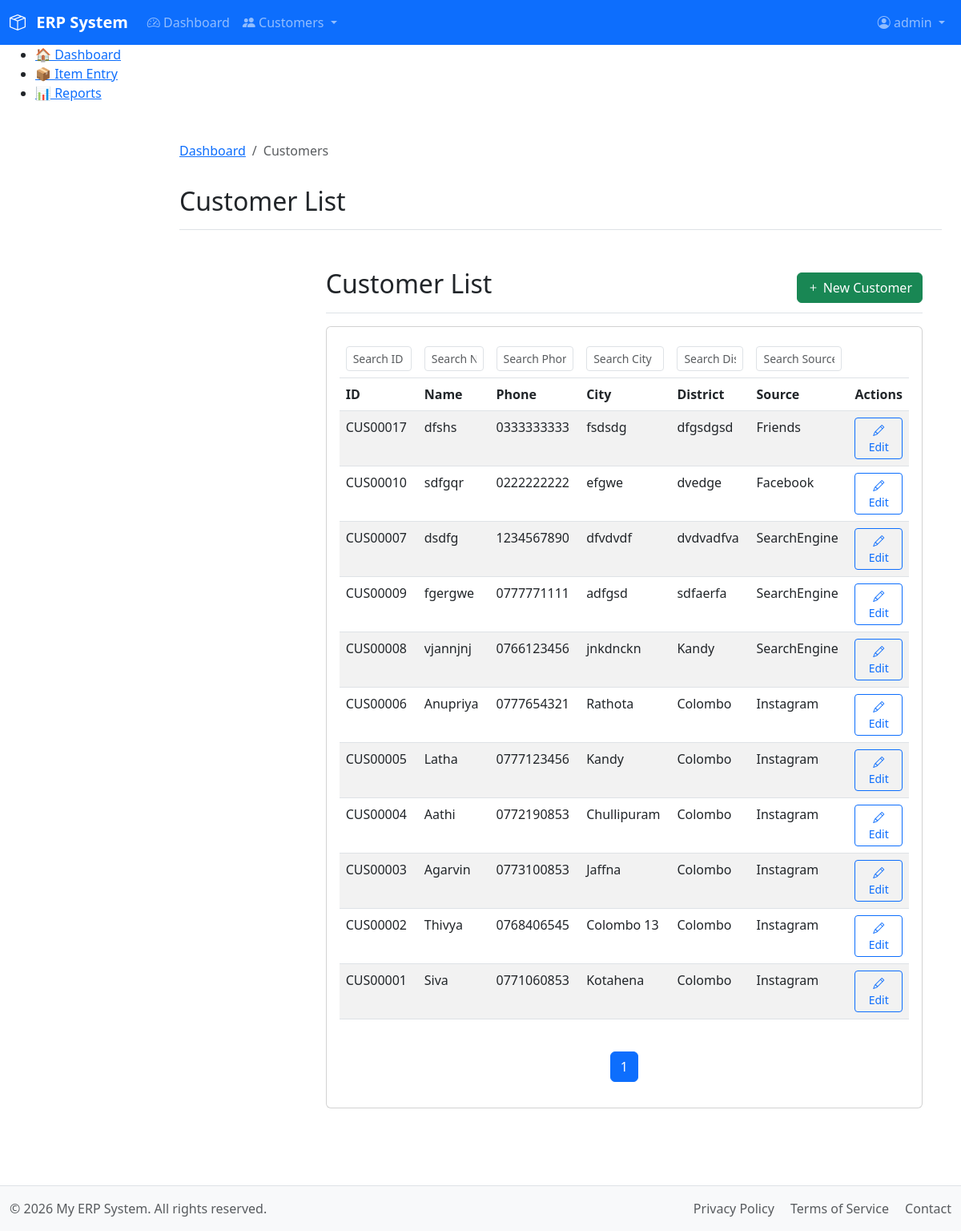
Page /modules/customer/list_customers.php (signed in) on the earlier database version.
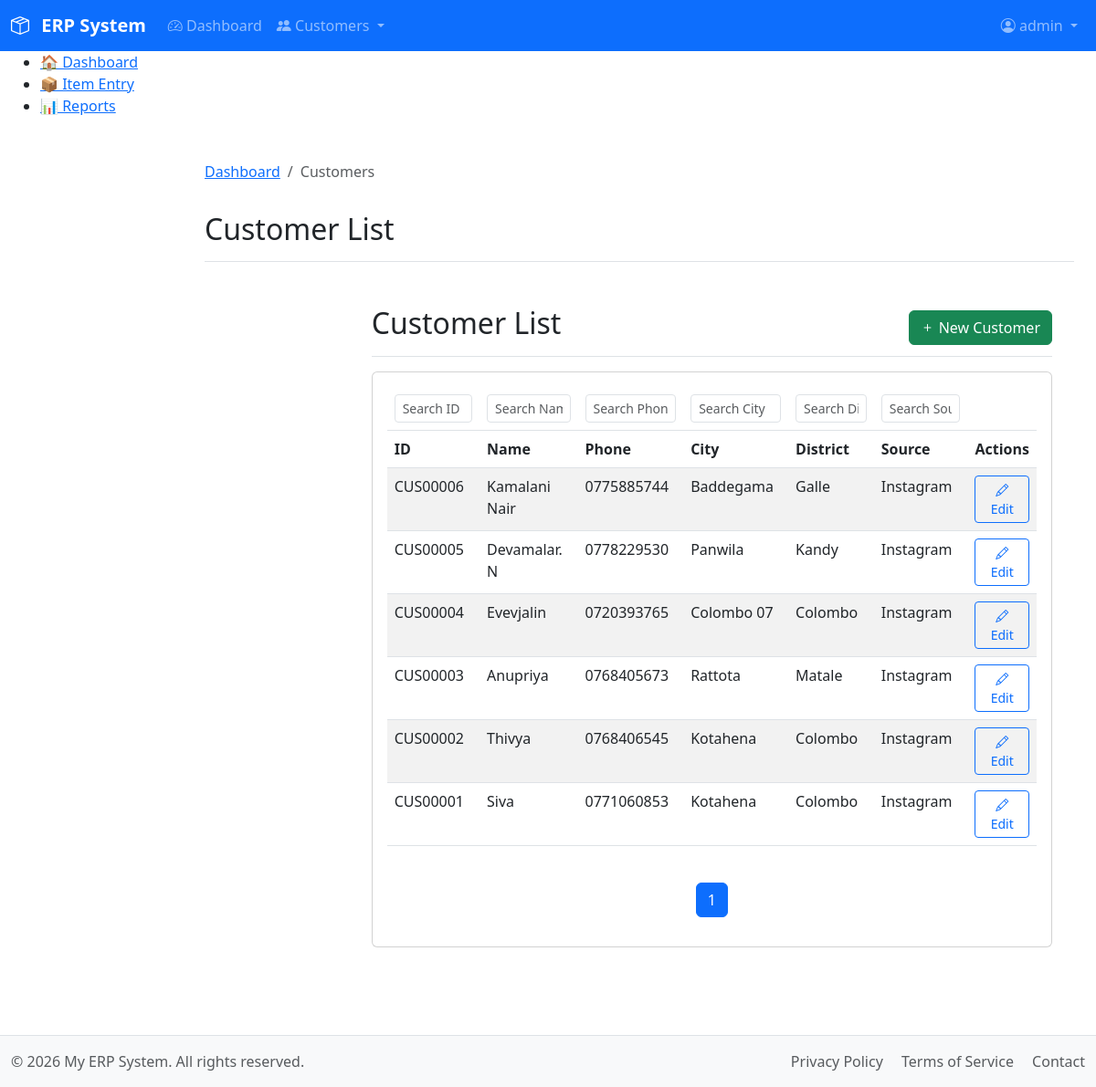
Same page on the later database version.
### tables this page shows
CREATE TABLE `customers` (
  `customer_id` varchar(10) NOT NULL,
  `phone` varchar(15) NOT NULL,
  `name` varchar(100) NOT NULL,
  `address` text DEFAULT NULL,
  `city` varchar(50) DEFAULT NULL,
  `district` varchar(50) DEFAULT NULL,
  `postal_code` varchar(20) DEFAULT NULL,
  `known_by` varchar(50) DEFAULT NULL,
  `email` varchar(100) DEFAULT NULL,
  `first_order_date` date DEFAULT NULL,
  `description` text DEFAULT NULL,
  `profile` text DEFAULT NULL,
  `created_at` datetime NOT NULL,
  `created_by` int(11) NOT NULL,
  `created_by_name` varchar(100) NOT NULL,
  `updated_at` timestamp NULL DEFAULT NULL,
  `updated_by` int(11) DEFAULT NULL,
  `updated_by_name` varchar(255) DEFAULT NULL,
  PRIMARY KEY (`customer_id`),
  UNIQUE KEY `phone` (`phone`),
  KEY `created_by` (`created_by`),
  KEY `updated_by` (`updated_by`),
  CONSTRAINT `customers_ibfk_1` FOREIGN KEY (`created_by`) REFERENCES `users` (`id`),
  CONSTRAINT `customers_ibfk_2` FOREIGN KEY (`updated_by`) REFERENCES `users` (`id`)
);

### modules/customer/list_customers.php (the view, shortened to what the changed rows need)
<?php
$page_title = "Customer List";
$breadcrumbs = [
    'Dashboard' => '/index.php',
    'Customers' => ''
];
require_once __DIR__ . '/../../includes/header.php';
$page = max(1, $_GET['page'] ?? 1);
$per_page = 20;
$offset = ($page - 1) * $per_page;
$db = db();
$stmt = $db->prepare("SELECT SQL_CALC_FOUND_ROWS customer_id, name, phone, city, district, known_by FROM customers ORDER BY created_at DESC LIMIT ? OFFSET ?");
$stmt->bind_param("ii", $per_page, $offset);
$stmt->execute();
$customers = $stmt->get_result()->fetch_all(MYSQLI_ASSOC);
$total = $db->query("SELECT FOUND_ROWS()")->fetch_row()[0];
$total_pages = ceil($total / $per_page);
?>
<main class="col-md-9 ms-sm-auto col-lg-10 px-md-4">
    <div class="d-flex justify-content-between flex-wrap flex-md-nowrap align-items-center pt-3 pb-2 mb-3 border-bottom">
        <h1 class="h2">Customer List</h1>
    </div>
    <div class="card">
        <div class="card-body">
            <div class="table-responsive">
                <table class="table table-striped table-hover">
                    <thead>
                        <tr>
                            <th><input type="text" class="form-control form-control-sm live-search" data-column="customer_id" placeholder="Search ID"></th>
                            <th><input type="text" class="form-control form-control-sm live-search" data-column="name" placeholder="Search Name"></th>
                            <th><input type="text" class="form-control form-control-sm live-search" data-column="phone" placeholder="Search Phone"></th>
                            <th><input type="text" class="form-control form-control-sm live-search" data-column="city" placeholder="Search City"></th>
                            <th><input type="text" class="form-control form-control-sm live-search" data-column="district" placeholder="Search District"></th>
                            <th><input type="text" class="form-control form-control-sm live-search" data-column="known_by" placeholder="Search Source"></th>
                            <th></th>
                        </tr>
                        <tr>
                            <th>ID</th>
                            <th>Name</th>
                            <th>Phone</th>
                            <th>City</th>
                            <th>District</th>
                            <th>Source</th>
                            <th>Actions</th>
                        </tr>
                    </thead>
                    <tbody>
                        <?php foreach ($customers as $customer): ?>
                        <tr>
                            <td><?= htmlspecialchars($customer['customer_id']) ?></td>
                            <td><?= htmlspecialchars($customer['name']) ?></td>
                            <td><?= htmlspecialchars($customer['phone']) ?></td>
                            <td><?= htmlspecialchars($customer['city']) ?></td>
                            <td><?= htmlspecialchars($customer['district']) ?></td>
                            <td><?= htmlspecialchars($customer['known_by']) ?></td>
                            <td>
                                <a href="entry_customer.php?customer_id=<?= $customer['customer_id'] ?>"
                                   class="btn btn-sm btn-outline-primary customer-edit-btn">
                                    <i class="bi bi-pencil"></i> Edit
                                </a>
                            </td>
                        </tr>
                        <?php endforeach; ?>
                    </tbody>
                </table>
            </div>
            <nav aria-label="Page navigation">
                <ul class="pagination justify-content-center mt-4">
                    <?php for ($i = 1; $i <= $total_pages; $i++): ?>
                    <li class="page-item <?= $i == $page ? 'active' : '' ?>">
                        <a class="page-link" href="?page=<?= $i ?>"><?= $i ?></a>
                    </li>
                    <?php endfor; ?>
                </ul>
            </nav>
        </div>
    </div>
</main>
<?php require_once __DIR__ . '/../../includes/footer.php'; ?>

### includes/header.php (shortened to what the changed rows need)
<?php
$logged_in = isset($_SESSION['user_id']);
?>
<!DOCTYPE html>
<html lang="en" data-bs-theme="light">
<head>
    <link href="https://cdn.jsdelivr.net/npm/bootstrap@5.3.0/dist/css/bootstrap.min.css" rel="stylesheet">
    <link rel="stylesheet" href="https://cdn.jsdelivr.net/npm/bootstrap-icons@1.10.0/font/bootstrap-icons.css">
    <?php
        $cssPath = __DIR__ . '/../assets/css/main.css';
        $cssVersion = file_exists($cssPath) ? filemtime($cssPath) : time();
    ?>
    <link rel="stylesheet" href="/assets/css/main.css?v=<?= $cssVersion ?>">
    <link rel="stylesheet" href="https://cdn.jsdelivr.net/npm/litepicker/dist/css/litepicker.css"/>
</head>
<body class="d-flex flex-column min-vh-100">
    <div class="container-fluid flex-grow-1">
        <div class="row">
            <main class="<?php echo $logged_in && !isset($hide_sidebar) ? 'col-md-9 ms-sm-auto col-lg-10 px-md-4' : 'col-12'; ?>">
                <?php if (isset($breadcrumbs)): ?>
                <nav aria-label="breadcrumb" class="mt-3">
                    <ol class="breadcrumb">
                        <?php foreach ($breadcrumbs as $text => $url): ?>
                            <?php if ($url): ?>
                                <li class="breadcrumb-item"><a href="<?php echo $url; ?>"><?php echo htmlspecialchars($text); ?></a></li>
                            <?php else: ?>
                                <li class="breadcrumb-item active" aria-current="page"><?php echo htmlspecialchars($text); ?></li>
                            <?php endif; ?>
                        <?php endforeach; ?>
                    </ol>
                </nav>
                <?php endif; ?>
                <?php if (isset($page_title)): ?>
                <div class="d-flex justify-content-between flex-wrap flex-md-nowrap align-items-center pt-3 pb-2 mb-3 border-bottom">
                    <h1 class="h2"><?php echo htmlspecialchars($page_title); ?></h1>
                </div>
                <?php endif; ?>

Differences in the rows shown:
removed customers: customer_id "CUS00017", name "dfshs", phone "0333333333", city "fsdsdg", district "dfgsdgsd", known_by "Friends"
removed customers: customer_id "CUS00010", name "sdfgqr", phone "0222222222", city "efgwe", district "dvedge", known_by "Facebook"
removed customers: customer_id "CUS00007", name "dsdfg", phone "1234567890", city "dfvdvdf", district "dvdvadfva", known_by "SearchEngine"
removed customers: customer_id "CUS00009", name "fgergwe", phone "0777771111", city "adfgsd", district "sdfaerfa", known_by "SearchEngine"
removed customers: customer_id "CUS00008", name "vjannjnj", phone "0766123456", city "jnkdnckn", district "Kandy", known_by "SearchEngine"
changed customers "CUS00006": name "Anupriya" → "Kamalani Nair"; phone "0777654321" → "0775885744"; city "Rathota" → "Baddegama"; district "Colombo" → "Galle"
changed customers "CUS00005": name "Latha" → "Devamalar. N"; phone "0777123456" → "0778229530"; city "Kandy" → "Panwila"; district "Colombo" → "Kandy"
changed customers "CUS00004": name "Aathi" → "Evevjalin"; phone "0772190853" → "0720393765"; city "Chullipuram" → "Colombo 07"
changed customers "CUS00003": name "Agarvin" → "Anupriya"; phone "0773100853" → "0768405673"; city "Jaffna" → "Rattota"; district "Colombo" → "Matale"
changed customers "CUS00002": city "Colombo 13" → "Kotahena"
